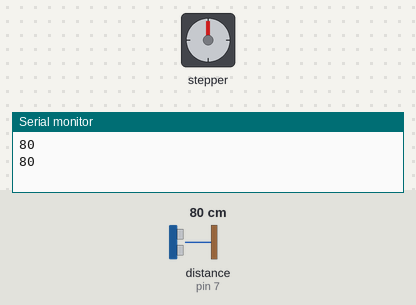
Bench run of a sketch on a simulated Arduino Uno, built with avr-gcc and run on an emulated ATmega328P. Shown: stepper motor, the last lines printed to the serial monitor. Wiring (inferred from the names in the program): ultrasonic range finder: trigger pin 6; echo pin 7. The test bench sets the inputs (shaded band); at power-on: distance to the obstacle (sensor on pin 7) 80 cm. The echo pulse lasts 58.3 µs per cm; stepper angles assume 100 steps per turn.

Above: at 16.6 s.
16.7 s: distance to the obstacle (sensor on pin 7) set to 6 cm
28.6 s: distance to the obstacle (sensor on pin 7) set to 3 cm
At 36.03 s:
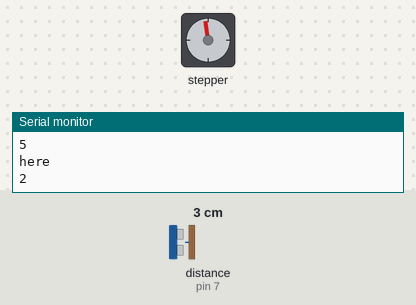
At 36.62 s:
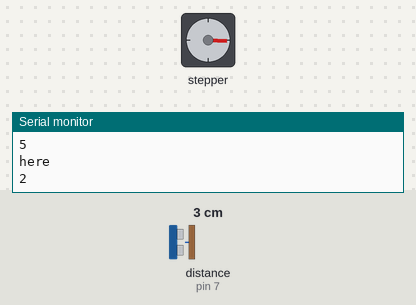
Timing chart, 0 to 38.2 s (numbered marks = the images above; inputs shaded):
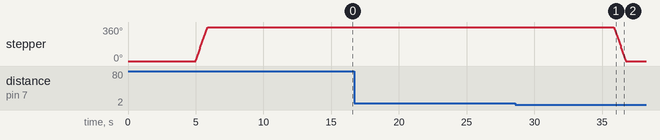

Measured:
- the behaviour switches between 5 and 4 cm on distance to the obstacle (sensor on pin 7) (found by bisection; images 0 and 1)
- after the input at 28.6 s, stepper: turns 360° counter-clockwise in 0.86 s, starting after 7.3 s
- by itself, stepper: turns 360° clockwise in 0.86 s

The sketch:

PBL_SEM_2.ino
```cpp
#include <Stepper.h>

#define steps 100
#define echo 7
#define trig 6
long time_sensor;
int dis,ans;
Stepper Stepp(steps,8,11,9,10);

void setup()
{
  Stepp.setSpeed(70);
  Serial.begin(9600);
  pinMode(trig,OUTPUT);
  pinMode(echo,INPUT);

}

void loop()
{
    digitalWrite(trig,LOW);
    delayMicroseconds(5);
    digitalWrite(trig,HIGH);
    delayMicroseconds(13);
    digitalWrite(trig,LOW);
    time_sensor=pulseIn(echo,HIGH);
    dis=(time_sensor/29)/2;
    Serial.println(dis);
    delay(5000);
    if(dis>=7)
    {
      Motor_clockwise();
    }

}

void Motor_clockwise()
{
   Stepp.step(steps);
   delay(10000);
   Ultra();
}

void Motor_anticlockwise()
{
   Stepp.step(-steps);
}

void Ultra()
{
   digitalWrite(trig,LOW);
   delayMicroseconds(5);
   digitalWrite(trig,HIGH);
   delayMicroseconds(13);
   digitalWrite(trig,LOW);
   time_sensor=pulseIn(echo,HIGH);
   dis=(time_sensor/29)/2;
   Serial.println(dis);
   if(dis<=3)
   {
      Motor_anticlockwise();
      loop();
   }
   else
   {
      delay(10000);
      Serial.println("here");
      Ultra();
   }
}
```
